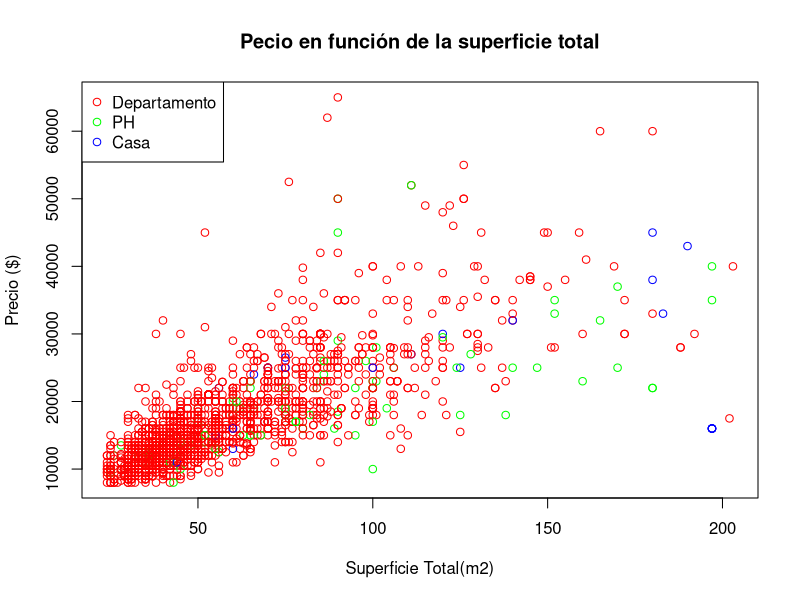
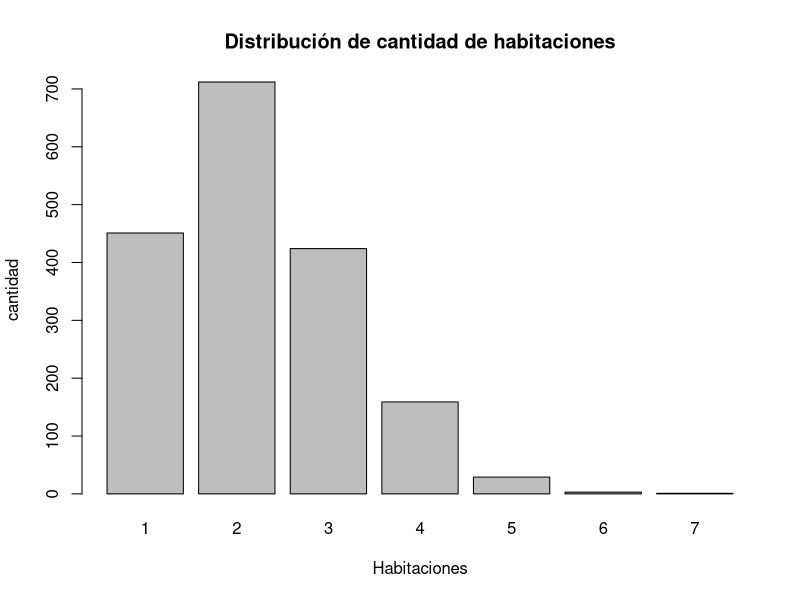
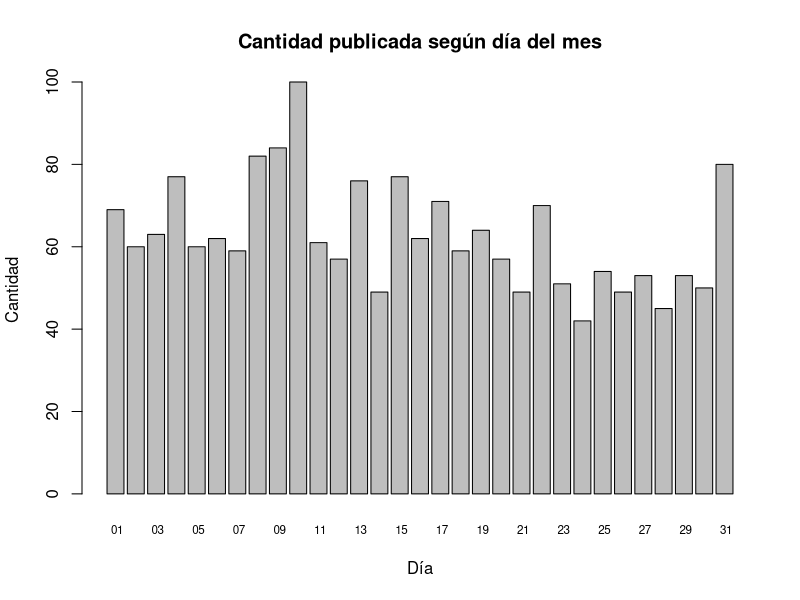
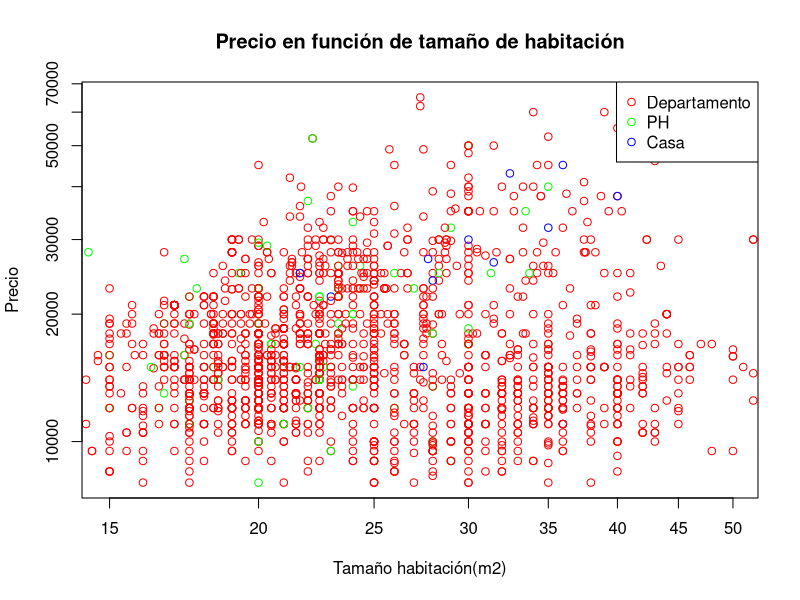

The R script that drew these images, in order: (Note: this script raises an error after producing the figures.)
## ---- chunk 1
datos <- read.csv("./datos_alquiler.csv", stringsAsFactors = F)
datos$start_date <- as.Date(datos$start_date)
## ---- chunk 2
colores <- rainbow(length(unique(datos$property_type)))
names(colores)<- unique(datos$property_type)
plot(
  datos$surface_total,
  datos$price,
  col = colores[datos$property_type],
  main = "Pecio en función de la superficie total",
  xlab = "Superficie Total(m2)",
  ylab = "Precio ($)"
)
legend("topleft", legend = unique(datos$property_type), col = colores, pch = 1)
## ---- chunk 3
barplot(
  table(datos$rooms),
  main = "Distribución de cantidad de habitaciones",
  xlab = "Habitaciones",
  ylab = "cantidad"
)
## ---- chunk 4
barplot(table(format(datos$start_date, format = ' %d')),
  cex.names = 0.7,
  main = "Cantidad publicada según día del mes",
  ylab = "Cantidad",
  xlab = "Día"

)
## ---- chunk 5

datos<-datos[!is.na(datos$surface_total)& !is.na(datos$surface_covered)& !is.na(datos$rooms),]
tamanio_habitacion <- datos$surface_covered / datos$rooms
colores <- rainbow(length(unique(datos$property_type)))
names(colores)<- unique(datos$property_type)
percentiles <- quantile(tamanio_habitacion, probs = c(0.01,0.99))
plot(
  tamanio_habitacion,
  datos$price,
  xlim = c(percentiles[1], percentiles[2]),
  col = colores[datos$property_type],
  xlab = "Tamaño habitación(m2)",
  ylab = "Precio",
  main = "Precio en función de tamaño de habitación",
  log = "xy"
)
legend("topright",legend = unique(datos$property_type), col = colores, pch = 1 )
## ---- chunk 6
ordenado <- table(weekdays(datos$start_date))
barplot(ordenado[c("lunes","martes","miércoles","jueves","viernes","sábado","domingo")],
    main = "Cantidad publicada según día de semana",
    ylab = "Cantidad publicada",
    xlab = "Día"
)


## ---- chunk 7
modelo1<- lm(datos$price ~ 1)
plot(
  datos$price,
  col = "blue",
  main = "Precio según modelo constante",
  ylab = "Precio",
  xlab = "Índice"
)
abline(modelo1, col = "red",lwd = 2)
legend("topright",legend = paste("Constante del modelo:", round(modelo1$coefficients, 0)), pch = "-", col = "red")

## ---- chunk 8
percentiles_cubierta <- quantile(datos$surface_covered, probs = c(0.01,0.99))
colores <- rainbow(length(unique(datos$property_type)))
names(colores)<- unique(datos$property_type)
plot(
  datos$surface_covered,
  datos$price,
  main = "Precio en relación a la Superficie cubierta",
  xlab = "Superficie (m2)",
  ylab = "Precio ($)",
  xlim = c(percentiles_cubierta[1],percentiles_cubierta[2]),
  col = colores[datos$property_type],
  pch = 4,
  log = "xy"
)
legend("topleft", legend = unique(datos$property_type), col = colores, pch = 4)
## ---- chunk 9
percentiles_fondo <- quantile(datos$fondo, probs = c(0.01,0.99))
plot(
  datos$fondo,
  datos$price,
  main = "Precio en función al fondo",
  xlab = "Superficie de fondo (m2)",
  ylab = "Precio ($)",
  xlim = c(percentiles_fondo[1],percentiles_fondo[2]),
  col = colores[datos$property_type],
)
legend("topright", legend = unique(datos$property_type), col = colores, pch = 1)

## ---- chunk 10
plot(
  datos$price ~ datos$start_date,
  main = "Precio según la fecha",
  xlab = "Fecha",
  ylab = "Precio ($)"
)

## ---- chunk 11

modelo2 <- lm(datos$price ~ datos$surface_covered)
plot(
  datos$surface_covered, 
  datos$price, 
  main = "Precio en función de la Superficie cubierta",
  xlab = "Superficie (m2)",
  ylab = "Precio ($)"
)
abline(modelo2, col = "purple", lwd = 2)
legend ("topleft", legend = "Modelo precio en base a Sup cubierta", col = "purple", lwd = 2)
## ---- chunk 12
predicciones_modelo2 <- predict(modelo2)
plot(datos$price,
  predicciones_modelo2,
  main = "Valores predichos en función de valores observados",
  xlab = "Precio",
  ylab = "Predicciones"
)
abline(0,1, col = "purple", lwd = 2)
legend("topleft", legend = "Función Indetidad", col = "Purple", lwd = 2)
## ---- chunk 13
#análisis de los residuos
summary(modelo2)
plot(modelo2$residuals,
     main = "Residuos del modelo",
     ylab = "Residuos",
     xlab = "Índice"
)
summary(modelo2$residuals)
## ---- chunk 14
modelo4 <- lm(price ~ start_date, data = datos)
summary(modelo4)
plot(datos$price ~ datos$start_date, main = "Evolución del precio en función del tiempo",
     xlab = "Fecha",
     ylab = "Precio ($)")
abline(modelo4, col = "purple", lwd = 2)
legend("topright", legend = "modelo", col = "purple", pch = "-") 
start_date <- paste("01", 1:12, "2019",sep = "/")
start_date <- as.Date(start_date, format = "%d/%m/%Y")
meses <- c("Enero", "Febrero", "Marzo", "Abril", "Mayo", "Junio", "Julio", "Agosto", "Septiembre", "Octubre", "Noviembre", "Diciembre")
predicciones <-predict(modelo4, newdata = start_date)
names(predicciones) <- meses 
predicciones
## ---- chunk 15
modelo5 <- lm(datos$price ~ datos$property_type)
modelo5
boxplot(
  datos$price ~ datos$property_type,
  main = "Precio en función de tipo de propiedad",
  xlab = "Tipo de propiedad",
  ylab = "Precio",
  outline = FALSE 
)
promedios <- tapply(datos$price,datos$property_type,mean)
points(promedios,col="purple",pch=1)
legend("topright", legend = "Media", col= "purple", pch = 1)
## ---- chunk 16
predicciones_modelo5 <- predict(modelo5)
plot(
  datos$price,
  predicciones_modelo5,
  main = "Valores predichos en función de los valores
  observados",
  col = colores[datos$property_type],
)
legend("topright", legend = unique(datos$property_type), col = colores, pch = 1)

## ---- chunk 17
ubicacion <- Pair(datos$lat, datos$lon)
caracteristicas <- list(datos$fondo, datos$property_type, datos$start_date, ubicacion, datos$rooms, datos$surface_covered)
r_sq <- matrix(nrow = length(caracteristicas), ncol = length(caracteristicas))
adj_r_sq <- matrix(nrow = length(caracteristicas), ncol = length(caracteristicas))
error <- matrix(nrow = length(caracteristicas), ncol = length(caracteristicas))
for(i in 1:length(caracteristicas)){
  for(j in 1:length(caracteristicas)){
    if(i != j){
      c <- lm(datos$price ~ caracteristicas[[i]] + caracteristicas[[j]])
      r_sq[i,j] <- summary(c)$r.squared
      adj_r_sq[i,j] <- summary(c)$adj.r.squared
      error[i,j] <- summary(c)$sigma
    } else {
      r_sq[i,j] <- '-'
      adj_r_sq[i,j] <- '-'
      error[i,j] <- NA
    }
  }
} 
r_sq <- as.data.frame(r_sq)
nombres <- c("Fondo","Tipo Prop.","Fecha","Ubicacion","Habitaciones","superficie cubierta")
colnames(r_sq) <- nombres
rownames(r_sq) <- nombres


adj_r_sq <- as.data.frame(adj_r_sq)
nombres <- c("Fondo","Tipo Prop.","Fecha","Ubicacion","Habitaciones","superficie cubierta")
colnames(adj_r_sq) <- nombres
rownames(adj_r_sq) <- nombres

error<- as.data.frame(error)
nombres <- c("Fondo","Tipo Prop.","Fecha","Ubicacion","Habitaciones","superficie cubierta")
colnames(error) <- nombres
rownames(error) <- nombres

r_sq
adj_r_sq
error

## ---- chunk 18
modelo3dim1 <- lm(datos$price ~ datos$surface_covered + datos$rooms + datos$lon + datos$lat)
#Multiple R-squared: 0.6452 ,	Adjusted R-squared: 0.6444

modelo3dim2 <-lm(datos$price ~ datos$surface_covered + datos$start_date + datos$fondo)
summary (modelo3dim2)
#Multiple R-squared:  0.6137,	Adjusted R-squared:  0.6131

modelo3dim3 <- lm(datos$price ~ datos$start_date + datos$property_type + datos$lon + datos$lat)
#Multiple R-squared:  0.09329,	Adjusted R-squared:  0.09096

modelo3dim4 <- lm(datos$price ~ datos$start_date + datos$property_type + datos$fondo)
#Multiple R-squared:  0.04921,	Adjusted R-squared:  0.04725 

## ---- chunk 19
modelo2dim1 <- lm(datos$price ~ datos$surface_covered + datos$rooms)
modelo2dim2 <- lm(datos$price ~ datos$surface_covered + datos$start_date)
modelo2dim3 <- lm(datos$price ~ datos$start_date + datos$property_type )
modelo2dim4 <- lm(datos$price ~ datos$property_type + datos$lon + datos$lat)
modelo2dim5 <- lm(datos$price ~ datos$property_type + datos$fondo)
dimension2 <- c(summary(modelo2dim1)$sigma,
                summary(modelo2dim2)$sigma,
                summary(modelo2dim3)$sigma,
                summary(modelo2dim4)$sigma,
                summary(modelo2dim5)$sigma
                )
dimension3 <- c(summary(modelo3dim1)$sigma,
                summary(modelo3dim2)$sigma,
                summary(modelo3dim3)$sigma,
                summary(modelo3dim4)$sigma
                )
boxplot(dimension2,
        dimension3,
        main = "Error de modelos según la cantidad de dimensiones",
        names = c("Dos dimensiones", "Tres dimensiones"))

